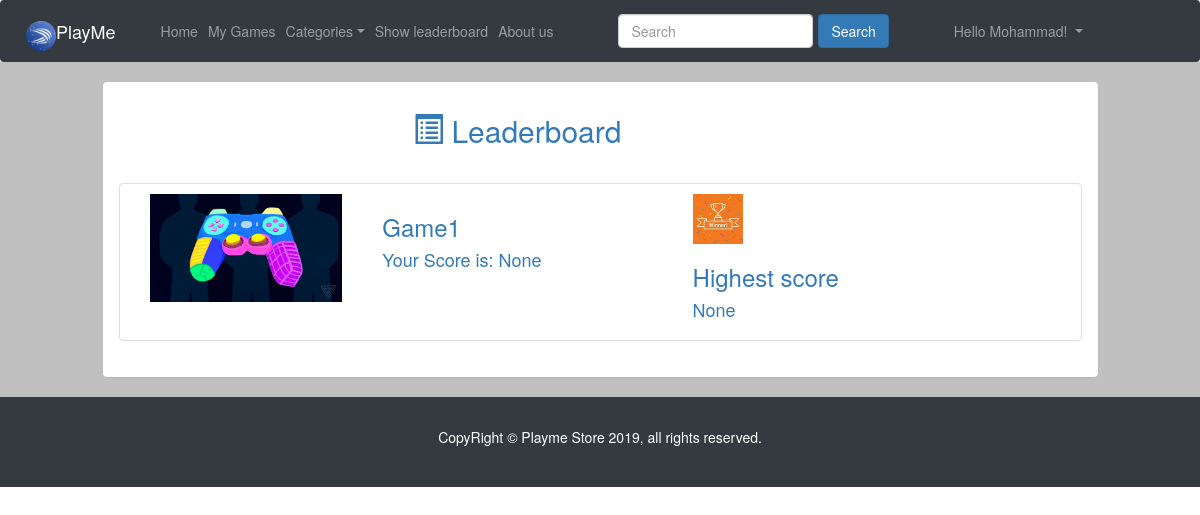
Page /leaderboard/ (signed in) on the committed database.
### backend/models.py (models this page shows)
class Game(models.Model):
    name = models.CharField(max_length=255, unique=True)
    rating = models.PositiveIntegerField(
        default=0,
        blank=True,
        validators=[MaxValueValidator(5),
            MinValueValidator(0)
        ])
    high_score = models.PositiveIntegerField(default=0, blank=True)
    description = models.TextField(blank=True)
    link = models.URLField("game_url")
    purchase_number = models.PositiveIntegerField(default=0, blank=True)
    developer = models.ForeignKey(Profile, on_delete=models.CASCADE)
    date = models.DateField(default=timezone.now, blank=True)
    ACTION = 'AC'
    ADVENTURE = 'AD'
    COMBAT = 'CO'
    EDUCATIONAL = 'EDU'
    PUZZLE = 'PZ'
    RPG = 'RPG'
    SPORTS = 'SPR'
    STRATEGY = 'STR'
    GAME_CATEGORIES = (
        (ACTION, 'Action'),
        (ADVENTURE, 'Adventure'),
        (COMBAT, 'Combat'),
        (EDUCATIONAL, 'Educational'),
        (PUZZLE, 'Puzzle'),
        (RPG, 'RPG'),
        (SPORTS, 'Sports'),
        (STRATEGY, 'Strategy'),
    )
    category = models.CharField(max_length=20, choices=GAME_CATEGORIES)
    price = models.IntegerField(default=0, blank=True)
    thumbnail = models.ImageField(default='def.jpg', upload_to ='thumbnail', blank = True)

### backend/views.py (the view)
# urls.py: url(r'^leaderboard/$', views.leaderboard, name='leaderboard'),
def leaderboard(request):
	MEDIA_URL = '/media/'
	games = Game.objects.all()
	user_high_scores  = []
	game_high_scores = []
	new = {}
	for game in games:
		game_intermediate_high = Score.objects.filter(game = game.id).order_by('-current_score').values('game__name', 'player__user__username', 'current_score')[:1]
		if (game_intermediate_high.count() > 0):
			game_high_scores.append(game_intermediate_high)
		user_intermediate_high = Score.objects.filter(game=game.id, player = request.user.profile).order_by('-current_score').values('player__user__username','game__name', 'current_score').distinct()[:1]
		if (user_intermediate_high.count() > 0):
			user_high_scores.append(user_intermediate_high)
	return render(request, 'leaderboard.html',{'MEDIA_URL' : MEDIA_URL,'games': games, 'user_high_scores': user_high_scores, 'game_high_scores': game_high_scores})

### backend/views.py (called while the page is built)
@register.filter
def get_item(query, key):
	for element in query:
		if (list(element)[0].get('game__name') == key):
			return list(element)[0].get('current_score')
	return None

### templates/leaderboard.html
{% extends 'base.html' %}
{% load static %}
{% block content %}
  <div class="panel panel">
    <div class="panel-heading">
      <div class="row">
        <div class="col-md-10">
          <h2 class="text-center"> <span class="glyphicon glyphicon-list-alt"> </span> Leaderboard </h2>
        </div>
      </div>
    </div>
    <div class="panel-body table-responsive">
      <ul class="list-group">
          {% for game in games %}
            <a class="list-group-item">
        				<div class="media col-md-3">
        						<figure class="pull-left">
        								<img class  = "img-responsive" src = "{{MEDIA_URL}}/{{game.thumbnail}}" 	,alt = "logo">
        						</figure>
        				</div>
        				<div class="col-md-4">
        						<h3> {{game.name}} </h3>
                    <h4>Your Score is: {{user_high_scores|get_item:game.name}}</h4>
        				</div>
        				<div class="col-md-3 ">
                    <img src="{% static 'img/winner-logo.jpg'  %}" width="50" height="50" alt="">
                      <h3>Highest score</h3>
                      <h4> {{game_high_scores|get_item:game.name}}</h4>
        				</div>
        				<div class="col-md-2">
                </div>
            </a>
          {% endfor %}
      </ul>
    </div>
  </div>
{% endblock %}

### templates/navbar.html (shortened to what this page needs)
{% load static %}
{% if user.is_authenticated %}
  <nav class="navbar navbar-expand-lg mb-0 mr-0 navbar-dark bg-dark " >
      <span class=" nav-item navbar-brand mb-0 "><img src="{% static 'img/icon.png'  %}" width="30" height="30" class="d-inline-block align-top" alt="">PlayMe</span>
       <div class="navbar-collapse collapse" id="navbarsExample01" >
         <ul class="navbar-nav mr-auto">
            <li class="nav-item">
        			<a class="nav-link" href=" {% url 'home' %}">Home</a>
        		</li>
        		<li class="nav-item">
        			<a class="nav-link" href="{% url 'mygames' %}">My Games</a>
        		</li>
        		<li class="nav-item dropdown">
        			<a class="nav-link dropdown-toggle" data-toggle="dropdown" href="#" role="button" aria-haspopup="true" aria-expanded="false">
        				Categories</a>
        		</li>
</ul>
    <ul class="navbar-nav mr-auto">
        		<li class="nav-item">
        			<a class="nav-link" href="{% url 'leaderboard' %}">Show leaderboard</a>
        		</li>
        		<li class="nav-item mr-5">
        			<a class="nav-link" href="{% url 'aboutus' %}">About us</a>
            </li>
            <form class="form-inline ml-5 mr-5" action="/search">
              <input class="form-control mr-sm-2" type="search" placeholder="Search" name="search-text">
              <button class="btn btn-primary my-2 my-sm-0" type="submit">Search</button>
            </form>
            <li class="nav-item dropdown ml-5">
                <a class="nav-link dropdown-toggle" id="navbarDropdownmenu" data-toggle="dropdown" aria-haspopup="true"
                  aria-expanded="false">
                Hello {{user.first_name}}!
                </a>
              </li>
          </ul>
      </div>
  </nav>
{% endif %}

### backend/static/playme/style.css (style rules this page uses)
html, body { margin: 0; padding: 0; width: 100%; height: 100%; }

### backend/static/css/style.css (style rules this page uses)
body { background-color:#ffffff; }
h2 { color: #337ab7; }
h3 { color: #337ab7; }
h4 { color: #337ab7; }

### rows in the picture
Game: thumbnail (picture), name "Game1", name "None"

### other values in the picture
{{ user.first_name }} "Mohammad"
